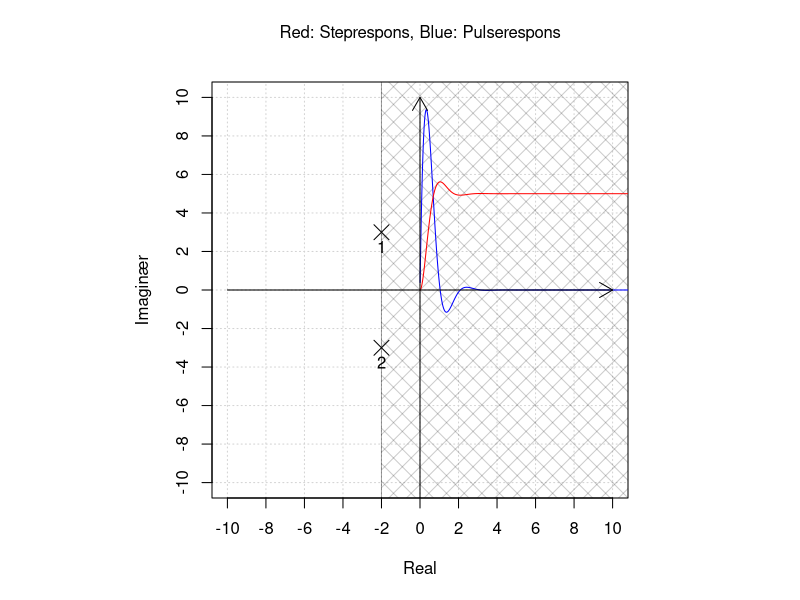
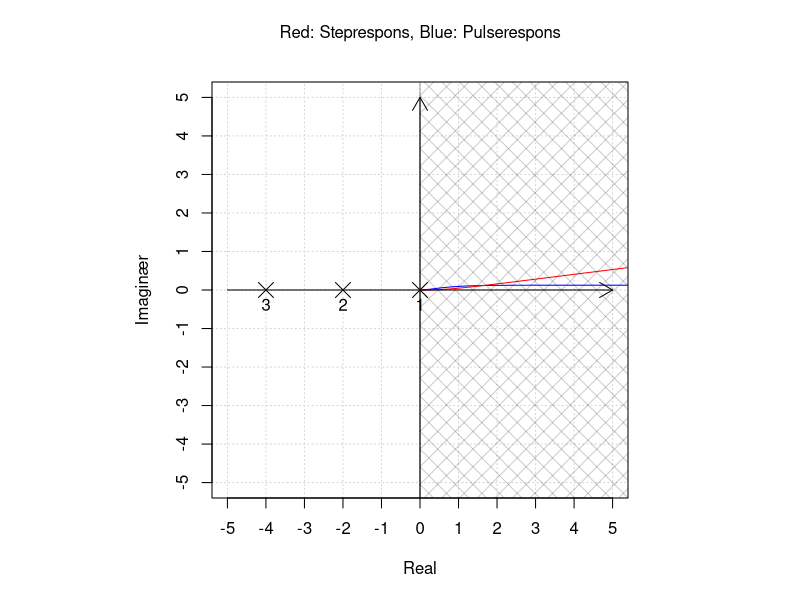
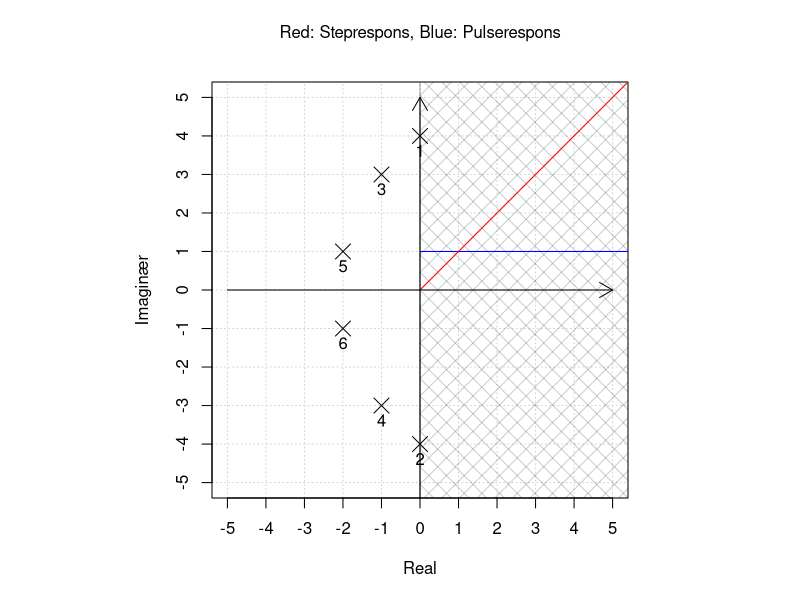
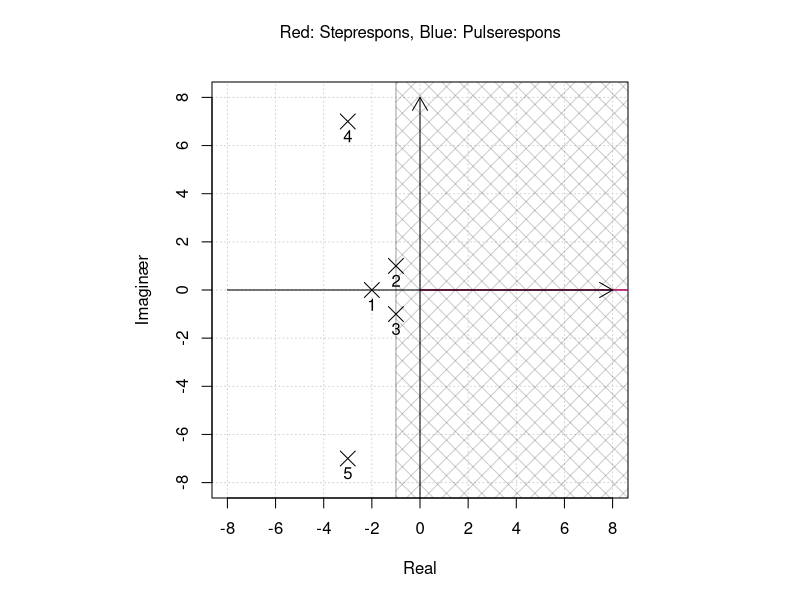

These figures' R source, in order:
## ---- chunk 1
library(pracma)

make_function <- function(args, body, env = parent.frame()) {
  args <- as.pairlist(args)

  eval(call("function", args, body), env)
}
stepplot <- function(expr, xmax, n = 1000, 
                   env = parent.frame()) {
  f <- make_function(alist(t = ), substitute(  
  (t < 0) * (0) + (0 <= t) * expr), ## Stepfunktionen ganges på..
  env)

  t <- seq(-0.5, xmax, length = n)
  y <- f(t)
  plot(t, y, type = "l", xlab = "t [s]", ylab = "f(t)",col = "red",lty=1, main= deparse(substitute(expr)),panel.first = grid())
  abline(v = 0, h = 0,lty=2)
 
}
pole_zero_plot <- function(x_zero_, y_zero_, x_pole_, y_pole_, range,expr) {

  ## Zeroes:
expr_ <- function(s) {expr(s)}
step <- function(s) {(1/s)*expr_(s)}
pulseLi <- invlap(expr, 0, 12, 2000)
stepLi <- invlap(step, 0, 12, 2000)


x_pole = x_pole_
y_pole = y_pole_
x_zero = x_zero_
y_zero = y_zero_
minMax <- c(-range,range)
  # RUN ME!
  par(lab = c(10, 10, 5),pty="s")
  plot(
      x_pole,
      y_pole,
      pch = 4, cex = 2,
  xlim = c(minMax[1], minMax[2]), ylim = c(minMax[1], minMax[2]), panel.first = grid(),
  xlab = "Real", ylab = "Imaginær")
  if (0 < length(x_zero)) {
    points(x_zero, y_zero, pch = 1, cex = 2) ## ZERO PLOT
    text(x_zero, y_zero, labels = seq(1, length(y_zero)), pos = 1) # Zero text
  }
  ## Konvergens rektankel.
  rect(max(x_pole), minMax[1]-5, minMax[2]+5, minMax[2]+5, density = 8, angle = 45, col = rgb(0, 0, 0, alpha = 0.2))
  rect(max(x_pole), minMax[1]-5, minMax[2]+5, minMax[2]+5, density = 8, angle = -45, col = rgb(0, 0, 0, alpha = 0.2))
  
  ## Function plot ?
lines(pulseLi,col="Blue")
lines(stepLi,col="red")
  # mtext(paste("Konvergens: ", round(max(x_pole),digits=4)), side=1, line=3.5, at=9)

  text(x_pole, y_pole, labels = seq(1, length(y_pole)), pos = 1) # Pole text
  ## Aksepile.
  arrows(minMax[1], 0, minMax[2], 0, lwd = 1, length = 0.15)
  arrows(0, minMax[1] - 5, 0, minMax[2], lwd = 1, length = 0.15)
  #End of assignment
  mtext("Red: Steprespons, Blue: Pulserespons", side=3, line=2, at=0)

 }

## ---- chunk 2
expr <- function(s) 65 * (1)/(s^2+4*s+13)
x_zero <- c()
y_zero <- c()
x_pole <- c(-2,-2)
y_pole <- c(3,-3)
pole_zero_plot(x_zero, y_zero, x_pole, y_pole,10,expr)
## ---- chunk 3
expr <- function(s) (1)/(s*(s+2)*(s+4))
x_zero <- c()
y_zero <- c()
x_pole <- c(0,-2,-4)
y_pole <- c(0,0,0)
pole_zero_plot(x_zero, y_zero, x_pole, y_pole,5,expr)
## ---- chunk 4
expr <- function(s) (1)/(s)
x_zero <- c()
y_zero <- c()
x_pole <- c(0,0,-1,-1,-2,-2)
y_pole <- c(4,-4,3,-3,1,-1)
pole_zero_plot(x_zero, y_zero, x_pole, y_pole,5,expr)
## ---- chunk 5
expr <- function(s) (1)/((s+2)*(s^2+2*s+2)*(s^2+14*s+58))
x_zero <- c()
y_zero <- c()
x_pole <- c(-2,-1,-1,-3,-3)
y_pole <- c(0,1,-1,7,-7)
pole_zero_plot(x_zero, y_zero, x_pole, y_pole,8,expr)
## ---- chunk 6

## ---- chunk 7

## ---- chunk 8

## ---- chunk 9

## ---- chunk 10

## ---- chunk 11

## ---- chunk 12

## ---- chunk 13

## ---- chunk 14

## ---- chunk 15

## ---- chunk 16

## ---- chunk 17

## ---- chunk 18

## ---- chunk 19

## ---- chunk 20

## ---- chunk 21

## ---- chunk 22

## ---- chunk 23
